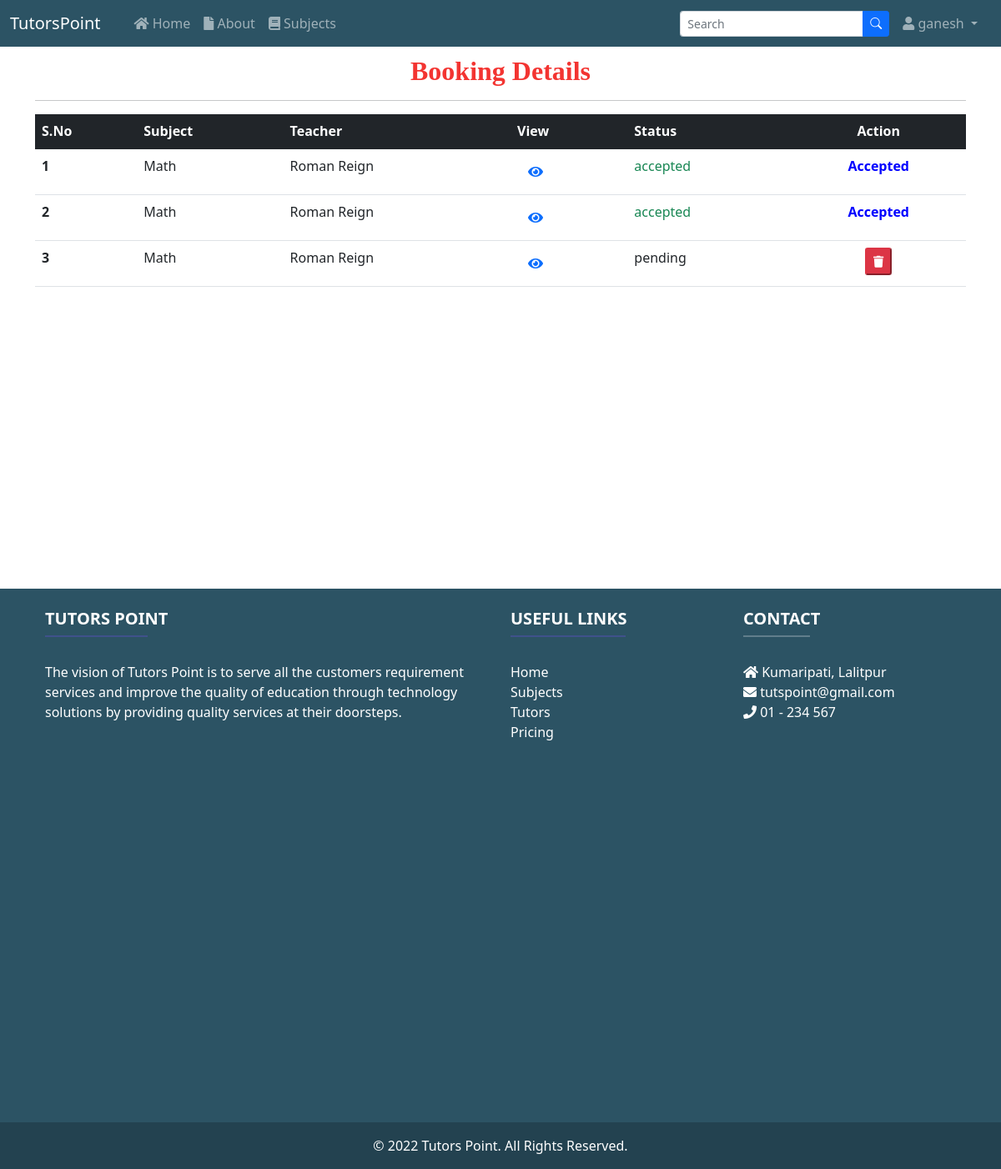
/booking_details/ (signed in), run on the app's committed database.
### home/models.py (models this page shows, shortened)
class Booking(models.Model):
    status = models.ForeignKey(Status, on_delete=models.CASCADE, null=True)
    customer = models.ForeignKey(Customer, on_delete=models.CASCADE, null=True)
    user = models.ForeignKey(Tutor, on_delete=models.CASCADE, null=True)
    grade = models.CharField(max_length=50, null=True)
    book_hours = models.IntegerField(default="")
    book_days = models.IntegerField(default="")

class Tutor(models.Model):
    status = models.ForeignKey(Status, on_delete=models.CASCADE, null=True)
    user = models.ForeignKey(User, on_delete=models.CASCADE, null=True)
    phone = models.CharField(max_length=20, null=True)
    image = models.ImageField(upload_to='tutor/', null=True)
    cert = models.FileField(upload_to='tutor/', null=True, default='tutor/certificate.png')
    address = models.CharField(max_length=100, null=True)
    qualification = models.CharField(max_length=100, null=True)
    subject = models.ForeignKey(Subject, on_delete=models.CASCADE, null=True, blank=True)
    experience = models.IntegerField(default=0)
    date_joined = models.DateField(auto_now_add=True)

class Subject(models.Model):
    sub_id = models.AutoField(primary_key=True)
    sub_name = models.CharField(max_length=50)
    sub_desc = models.TextField()

class Status(models.Model):
    status = models.CharField(max_length=20, null=True)

### home/views.py (the view)
# urls.py: path('booking_details/', views.bookingDetails, name='booking_details'),
def bookingDetails(request):
    page = True
    user = User.objects.get(id=request.user.id)
    try:
        customer = Customer.objects.get(user=user)
        books = Booking.objects.filter(customer=customer)
    except:
        return redirect('user_booking')
    context = {'books': books, 'page': page}
    return render(request, 'booking_details.html', context)

### templates/booking_details.html (shortened to what this page needs)
{% extends 'base.html' %}
{% load static %}
{% block content %}
{% if page %}
<div class="container">
    <h2>Booking Details</h2>
    <hr>
    <div class="table-responsive">
        <table class="table table-hover">
            <thead class="table-dark text-white">
                <tr>
                    <th scope="col">S.No</th>
                    <th scope="col">Subject</th>
                    <th scope="col">Teacher</th>
                    <th scope="col">View</th>
                    <th scope="col">Status</th>
                    <th scope="col">
                        <center>Action</center>
                    </th>
                </tr>
            </thead>
            <tbody>
                {% for book in books%}
                <tr>
                    <th scope="row">{{forloop.counter}}</th>
                    <td>{{book.user.subject.sub_name}}</td>
                    <td>{{book.user.user.first_name}} {{book.user.user.last_name}}
                    </td>
                    <td><a href="{% url 'booking_status' book.id %}" class=" btn text-primary"><i
                                class="fa fa-eye"></i></a>
                    </td>
                    {% if book.status.status == 'accept' %}
                    <td>
                        <span class="text-success">
                            {{book.status.status}}ed
                        </span>
                    </td>
                    {% elif book.status.status == 'reject' %}
                    <td>
                        <span class="text-danger">
                            {{book.status.status}}ed
                        </span>
                    </td>
                    {% else %}
                    <td>
                        <span>{{book.status.status}}</span>
                    </td>
                    {% endif %}
                    {% if book.status.status == 'accept' %}
                    <td style="font-weight:bold;color:blue">
                        <center> Accepted</center>
                    </td>
                    {% else %}
                    <td>
                        <a href="{% url 'cancel_booking' book.id %}">
                            <center><button class="btn-sm btn-danger"
                                    onclick="return confirm('Do You wanna cancel the Booking?')">
                                    <i class="fa fa-trash"></i>
                                </button></center>
                        </a>
                    </td>
                    {% endif %}
                </tr>
                {% endfor %}
            </tbody>
        </table>
    </div>
</div>
{% endif %}
{% endblock %}

### templates/base.html (shortened to what this page needs)
<!doctype html>
<html lang="en">
{% load static %}
<head>
    <link rel="stylesheet" href="https://pro.fontawesome.com/releases/v5.10.0/css/all.css"
 />
    <link href="https://cdn.jsdelivr.net/npm/bootstrap@5.1.3/dist/css/bootstrap.min.css" rel="stylesheet"
>
    <link rel="stylesheet" href="https://cdnjs.cloudflare.com/ajax/libs/OwlCarousel2/2.3.4/assets/owl.carousel.min.css"
 />
    <link rel="stylesheet"
        href="https://cdnjs.cloudflare.com/ajax/libs/OwlCarousel2/2.3.4/assets/owl.theme.default.min.css"
 />
    <link rel="stylesheet" href="https://cdn.jsdelivr.net/npm/bootstrap-icons@1.7.2/font/bootstrap-icons.css">
    <link rel="stylesheet" href="{% static '/css/style.css' %}">
</head>
<body>
    <nav class="navbar navbar-expand-lg navbar-dark navbar-fixed-top" >
        <div class="container-fluid">
            <a class="navbar-brand" href="{% url 'home' %}">TutorsPoint</a>
            <div class="collapse navbar-collapse" id="navbarSupportedContent">
                <ul class="navbar-nav me-auto mb-2 mb-lg-0 px-3">
                    <li class="nav-item">
                        <a class="nav-link {% block hactive %} {% endblock %}" aria-current="page" href="{% url 'home' %}">
                            <i class="fas fa-home"></i> Home</a>
                    </li>
                    <li class="nav-item">
                        <a class="nav-link {% block aactive %} {% endblock %}" href="{% url 'about' %}">
                            <i class="fas fa-file"></i> About</a>
                    </li>
                    <li class="nav-item">
                        <a class="nav-link {% block sactive %} {% endblock %}" href="{% url 'subjects' %}">
                            <i class="fas fa-book"></i> Subjects</a>
                    </li>
                </ul>
                <form class="d-flex" action="/search" method="get">
                    <div class="input-group input-group-sm">
                        <input type="text" class="form-control" placeholder="Search" aria-label="Search" name="search"
                            id="search" aria-describedby="button-addon2" required>
                        <button class="btn btn-sm btn-primary" type="submit" id="button-addon2">
                            <i class="bi bi-search"></i>
                        </button>
                    </div>
                </form>
                <ul class="navbar-nav ml-auto px-2">
                    {% if user.is_authenticated %}
                    <li class="nav-item dropdown">
                        <a class="nav-link dropdown-toggle text-decoration-none" href="#" id="navbarDropdown"
                            role="button" data-bs-toggle="dropdown" aria-expanded="false">
                            <i class="fa fa-user"></i> {{request.user}}
                        </a>
                    </li>
                    {% endif %}
            </div>
        </div>
    </nav>
    {% block content %}{% endblock content %}
    <footer class="text-white">
        <div class="container p-4">
            <div class="row">
                <div class="col-lg-6 col-md-12 mb-4">
                    <h5 class="text-uppercase fw-bold">Tutors Point</h5>
                    <hr class="mb-4 mt-0 d-inline-block mx-auto"
                        style="width: 123px; background-color: #7c4dff; height: 2px" />
                    <p>
                        The vision of Tutors Point is to serve all the customers requirement services and improve the
                        quality of
                        education through technology solutions by providing quality services at their
                        doorsteps.
                    </p>
                </div>
                <div class="col-lg-3 col-md-6 mb-4">
                    <h5 class="text-uppercase fw-bold">Useful links</h5>
                    <hr class="mb-4 mt-0 d-inline-block mx-auto"
                        style="width: 138px; background-color: #7c4dff; height: 2px" />
                    <p class="m-0">
                        <a href="{% url 'home' %}" class="text-white text-decoration-none">Home</a>
                    </p>
                    <p class="m-0">
                        <a href="{% url 'subjects' %}" class="text-white text-decoration-none">Subjects</a>
                    </p>
                    <p class="m-0">
                        <a href="#" class="text-white text-decoration-none">Tutors</a>
                    </p>
                    <p class="m-0">
                        <a href="#" class="text-white text-decoration-none">Pricing</a>
                    </p>
                </div>
                <div class="col-lg-3 col-md-6 mb-4">
                    <h5 class="text-uppercase fw-bold">Contact</h5>
                    <hr class="mb-4 mt-0 d-inline-block mx-auto"
                        style="width: 80px; background-color: #fff; height: 2px" />
                    <p class="m-0"><i class="fa fa-home mr-3"></i> Kumaripati, Lalitpur</p>
                    <p class="m-0"><i class="fa fa-envelope mr-3"></i> tutspoint@gmail.com</p>
                    <p class="m-0"><i class="fa fa-phone mr-3"></i> 01 - 234 567</p>
                </div>
            </div>
        </div>
        <div class="text-center p-3" style="background-color: rgba(0, 0, 0, 0.2)">
            © 2022 Tutors Point. All Rights Reserved.
        </div>
    </footer>
</body>
</html>

### static/css/style.css (style rules this page uses)
:root { --font1: "Montserrat"; --font2: "Roboto Slab"; --color1: #2C5364; }
* { margin: 0; padding: 0; box-sizing: border-box; }
html { scroll-behavior: smooth; }
body { line-height: 1.5; }
.navbar, footer { background-color: var(--color1); }

### templates/booking_details.html (style rules this page uses)
.container { min-height: 80vh; }
.container h2 { font-weight: bold; font-family: 'Monotype Corsiva'; color: #f33431; text-align: center; margin-top: 10px; }

### data on the page
Booking: user.subject.sub_name "Math", user.user.first_name "Roman", user.user.last_name "Reign", status.status "accept", shows "Accepted"
Booking: user.subject.sub_name "Math", user.user.first_name "Roman", user.user.last_name "Reign", status.status "accept", shows "Accepted"
Booking: user.subject.sub_name "Math", user.user.first_name "Roman", user.user.last_name "Reign", status.status "pending"

### other printed values
{{ request.user }} "ganesh"
